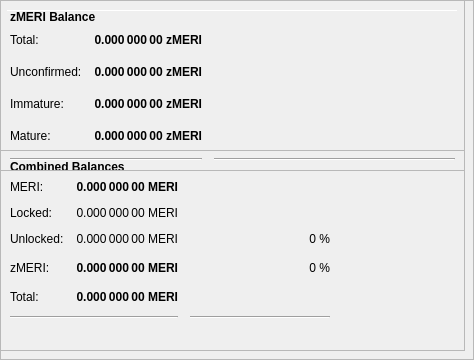
        <widget class="QFrame" name="frameObfuscation">
         <property name="minimumSize">
          <size>
           <width>0</width>
           <height>350</height>
          </size>
         </property>
         <property name="layoutDirection">
          <enum>Qt::LeftToRight</enum>
         </property>
         <property name="frameShape">
          <enum>QFrame::StyledPanel</enum>
         </property>
         <property name="frameShadow">
          <enum>QFrame::Raised</enum>
         </property>
         <widget class="QPushButton" name="runAutoDenom">
          <property name="geometry">
           <rect>
            <x>251</x>
            <y>17</y>
            <width>1</width>
            <height>1</height>
           </rect>
          </property>
          <property name="palette">
           <palette>
            <active>
             <colorrole role="WindowText">
              <brush brushstyle="SolidPattern">
               <color alpha="255">
                <red>0</red>
                <green>0</green>
                <blue>0</blue>
               </color>
              </brush>
             </colorrole>
             <colorrole role="Button">
              <brush brushstyle="SolidPattern">
               <color alpha="255">
                <red>239</red>
                <green>238</green>
                <blue>238</blue>
               </color>
              </brush>
             </colorrole>
             <colorrole role="Light">
              <brush brushstyle="SolidPattern">
               <color alpha="255">
                <red>255</red>
                <green>255</green>
                <blue>255</blue>
               </color>
              </brush>
             </colorrole>
             <colorrole role="Midlight">
              <brush brushstyle="SolidPattern">
               <color alpha="255">
                <red>247</red>
                <green>246</green>
                <blue>246</blue>
               </color>
              </brush>
             </colorrole>
             <colorrole role="Dark">
              <brush brushstyle="SolidPattern">
               <color alpha="255">
                <red>119</red>
                <green>119</green>
                <blue>119</blue>
               </color>
              </brush>
             </colorrole>
             <colorrole role="Mid">
              <brush brushstyle="SolidPattern">
               <color alpha="255">
                <red>159</red>
                <green>159</green>
                <blue>159</blue>
               </color>
              </brush>
             </colorrole>
             <colorrole role="Text">
              <brush brushstyle="SolidPattern">
               <color alpha="255">
                <red>0</red>
                <green>0</green>
                <blue>0</blue>
               </color>
              </brush>
             </colorrole>
             <colorrole role="BrightText">
              <brush brushstyle="SolidPattern">
               <color alpha="255">
                <red>255</red>
                <green>255</green>
                <blue>255</blue>
               </color>
              </brush>
             </colorrole>
             <colorrole role="ButtonText">
              <brush brushstyle="SolidPattern">
               <color alpha="255">
                <red>0</red>
                <green>0</green>
                <blue>0</blue>
               </color>
              </brush>
             </colorrole>
             <colorrole role="Base">
              <brush brushstyle="SolidPattern">
               <color alpha="255">
                <red>255</red>
                <green>255</green>
                <blue>255</blue>
               </color>
              </brush>
             </colorrole>
             <colorrole role="Window">
              <brush brushstyle="SolidPattern">
               <color alpha="255">
                <red>239</red>
                <green>238</green>
                <blue>238</blue>
               </color>
              </brush>
             </colorrole>
             <colorrole role="Shadow">
              <brush brushstyle="SolidPattern">
               <color alpha="255">
                <red>0</red>
                <green>0</green>
                <blue>0</blue>
               </color>
              </brush>
             </colorrole>
             <colorrole role="AlternateBase">
              <brush brushstyle="SolidPattern">
               <color alpha="255">
                <red>247</red>
                <green>246</green>
                <blue>246</blue>
               </color>
              </brush>
             </colorrole>
             <colorrole role="ToolTipBase">
              <brush brushstyle="SolidPattern">
               <color alpha="255">
                <red>255</red>
                <green>255</green>
                <blue>220</blue>
               </color>
              </brush>
             </colorrole>
             <colorrole role="ToolTipText">
              <brush brushstyle="SolidPattern">
               <color alpha="255">
                <red>0</red>
                <green>0</green>
                <blue>0</blue>
               </color>
              </brush>
             </colorrole>
            </active>
            <inactive>
             <colorrole role="WindowText">
              <brush brushstyle="SolidPattern">
               <color alpha="255">
                <red>0</red>
                <green>0</green>
                <blue>0</blue>
               </color>
              </brush>
             </colorrole>
             <colorrole role="Button">
              <brush brushstyle="SolidPattern">
               <color alpha="255">
                <red>239</red>
                <green>238</green>
                <blue>238</blue>
               </color>
              </brush>
             </colorrole>
             <colorrole role="Light">
              <brush brushstyle="SolidPattern">
               <color alpha="255">
                <red>255</red>
                <green>255</green>
                <blue>255</blue>
               </color>
              </brush>
             </colorrole>
             <colorrole role="Midlight">
              <brush brushstyle="SolidPattern">
               <color alpha="255">
                <red>247</red>
                <green>246</green>
                <blue>246</blue>
               </color>
              </brush>
             </colorrole>
             <colorrole role="Dark">
              <brush brushstyle="SolidPattern">
               <color alpha="255">
                <red>119</red>
                <green>119</green>
                <blue>119</blue>
               </color>
              </brush>
             </colorrole>
             <colorrole role="Mid">
              <brush brushstyle="SolidPattern">
               <color alpha="255">
                <red>159</red>
                <green>159</green>
                <blue>159</blue>
               </color>
              </brush>
             </colorrole>
             <colorrole role="Text">
              <brush brushstyle="SolidPattern">
               <color alpha="255">
                <red>0</red>
                <green>0</green>
                <blue>0</blue>
               </color>
              </brush>
             </colorrole>
             <colorrole role="BrightText">
              <brush brushstyle="SolidPattern">
               <color alpha="255">
                <red>255</red>
                <green>255</green>
                <blue>255</blue>
               </color>
              </brush>
             </colorrole>
             <colorrole role="ButtonText">
              <brush brushstyle="SolidPattern">
               <color alpha="255">
                <red>0</red>
                <green>0</green>
                <blue>0</blue>
               </color>
              </brush>
             </colorrole>
             <colorrole role="Base">
              <brush brushstyle="SolidPattern">
               <color alpha="255">
                <red>255</red>
                <green>255</green>
                <blue>255</blue>
               </color>
              </brush>
             </colorrole>
             <colorrole role="Window">
              <brush brushstyle="SolidPattern">
               <color alpha="255">
                <red>239</red>
                <green>238</green>
                <blue>238</blue>
               </color>
              </brush>
             </colorrole>
             <colorrole role="Shadow">
              <brush brushstyle="SolidPattern">
               <color alpha="255">
                <red>0</red>
                <green>0</green>
                <blue>0</blue>
               </color>
              </brush>
             </colorrole>
             <colorrole role="AlternateBase">
              <brush brushstyle="SolidPattern">
               <color alpha="255">
                <red>247</red>
                <green>246</green>
                <blue>246</blue>
               </color>
              </brush>
             </colorrole>
             <colorrole role="ToolTipBase">
              <brush brushstyle="SolidPattern">
               <color alpha="255">
                <red>255</red>
                <green>255</green>
                <blue>220</blue>
               </color>
              </brush>
             </colorrole>
             <colorrole role="ToolTipText">
              <brush brushstyle="SolidPattern">
               <color alpha="255">
                <red>0</red>
                <green>0</green>
                <blue>0</blue>
               </color>
              </brush>
             </colorrole>
            </inactive>
            <disabled>
             <colorrole role="WindowText">
              <brush brushstyle="SolidPattern">
               <color alpha="255">
                <red>119</red>
                <green>119</green>
                <blue>119</blue>
               </color>
              </brush>
             </colorrole>
             <colorrole role="Button">
              <brush brushstyle="SolidPattern">
               <color alpha="255">
                <red>239</red>
                <green>238</green>
                <blue>238</blue>
               </color>
              </brush>
             </colorrole>
             <colorrole role="Light">
              <brush brushstyle="SolidPattern">
               <color alpha="255">
                <red>255</red>
                <green>255</green>
                <blue>255</blue>
               </color>
              </brush>
             </colorrole>
             <colorrole role="Midlight">
              <brush brushstyle="SolidPattern">
               <color alpha="255">
                <red>247</red>
                <green>246</green>
                <blue>246</blue>
               </color>
              </brush>
             </colorrole>
             <colorrole role="Dark">
              <brush brushstyle="SolidPattern">
               <color alpha="255">
                <red>119</red>
                <green>119</green>
                <blue>119</blue>
               </color>
              </brush>
             </colorrole>
             <colorrole role="Mid">
              <brush brushstyle="SolidPattern">
               <color alpha="255">
                <red>159</red>
                <green>159</green>
                <blue>159</blue>
               </color>
              </brush>
             </colorrole>
             <colorrole role="Text">
              <brush brushstyle="SolidPattern">
               <color alpha="255">
                <red>119</red>
                <green>119</green>
                <blue>119</blue>
               </color>
              </brush>
             </colorrole>
             <colorrole role="BrightText">
              <brush brushstyle="SolidPattern">
               <color alpha="255">
                <red>255</red>
                <green>255</green>
                <blue>255</blue>
               </color>
              </brush>
             </colorrole>
             <colorrole role="ButtonText">
              <brush brushstyle="SolidPattern">
               <color alpha="255">
                <red>119</red>
                <green>119</green>
                <blue>119</blue>
               </color>
              </brush>
             </colorrole>
             <colorrole role="Base">
              <brush brushstyle="SolidPattern">
               <color alpha="255">
                <red>239</red>
                <green>238</green>
                <blue>238</blue>
               </color>
              </brush>
             </colorrole>
             <colorrole role="Window">
              <brush brushstyle="SolidPattern">
               <color alpha="255">
                <red>239</red>
                <green>238</green>
                <blue>238</blue>
               </color>
              </brush>
             </colorrole>
             <colorrole role="Shadow">
              <brush brushstyle="SolidPattern">
               <color alpha="255">
                <red>0</red>
                <green>0</green>
                <blue>0</blue>
               </color>
              </brush>
             </colorrole>
             <colorrole role="AlternateBase">
              <brush brushstyle="SolidPattern">
               <color alpha="255">
                <red>239</red>
                <green>238</green>
                <blue>238</blue>
               </color>
              </brush>
             </colorrole>
             <colorrole role="ToolTipBase">
              <brush brushstyle="SolidPattern">
               <color alpha="255">
                <red>255</red>
                <green>255</green>
                <blue>220</blue>
               </color>
              </brush>
             </colorrole>
             <colorrole role="ToolTipText">
              <brush brushstyle="SolidPattern">
               <color alpha="255">
                <red>0</red>
                <green>0</green>
                <blue>0</blue>
               </color>
              </brush>
             </colorrole>
            </disabled>
           </palette>
          </property>
          <property name="focusPolicy">
           <enum>Qt::NoFocus</enum>
          </property>
          <property name="autoFillBackground">
           <bool>true</bool>
          </property>
          <property name="text">
           <string/>
          </property>
          <property name="flat">
           <bool>true</bool>
          </property>
         </widget>
         <widget class="Line" name="line">
          <property name="geometry">
           <rect>
            <x>7</x>
            <y>10</y>
            <width>451</width>
            <height>1</height>
           </rect>
          </property>
          <property name="orientation">
           <enum>Qt::Horizontal</enum>
          </property>
         </widget>
         <widget class="QFrame" name="frame_3">
          <property name="geometry">
           <rect>
            <x>0</x>
            <y>150</y>
            <width>465</width>
            <height>201</height>
           </rect>
          </property>
          <property name="frameShape">
           <enum>QFrame::StyledPanel</enum>
          </property>
          <property name="frameShadow">
           <enum>QFrame::Raised</enum>
          </property>
          <layout class="QVBoxLayout" name="verticalLayout_5">
           <item>
            <layout class="QHBoxLayout" name="horizontalLayout_5" stretch="0">
             <item>
              <widget class="QLabel" name="label_5z">
               <property name="maximumSize">
                <size>
                 <width>16777215</width>
                 <height>20</height>
                </size>
               </property>
               <property name="font">
                <font>
                 <weight>75</weight>
                 <bold>true</bold>
                </font>
               </property>
               <property name="toolTip">
                <string>Combined Balances (including unconfirmed and immature coins)</string>
               </property>
               <property name="text">
                <string>&lt;html&gt;&lt;head/&gt;&lt;body&gt;&lt;p&gt;Combined Balances&lt;/p&gt;&lt;/body&gt;&lt;/html&gt;</string>
               </property>
              </widget>
             </item>
            </layout>
           </item>
           <item>
            <layout class="QGridLayout" name="gridLayout_3">
             <property name="spacing">
              <number>12</number>
             </property>
             <item row="7" column="0" colspan="2">
              <widget class="Line" name="lineSpendableBalance_3">
               <property name="orientation">
                <enum>Qt::Horizontal</enum>
               </property>
              </widget>
             </item>
             <item row="7" column="2">
              <widget class="Line" name="lineWatchBalance_3">
               <property name="sizePolicy">
                <sizepolicy hsizetype="Preferred" vsizetype="Fixed">
                 <horstretch>0</horstretch>
                 <verstretch>0</verstretch>
                </sizepolicy>
               </property>
               <property name="minimumSize">
                <size>
                 <width>140</width>
                 <height>0</height>
                </size>
               </property>
               <property name="orientation">
                <enum>Qt::Horizontal</enum>
               </property>
              </widget>
             </item>
             <item row="4" column="1">
              <widget class="QLabel" name="labelzBalancez">
               <property name="font">
                <font>
                 <weight>75</weight>
                 <bold>true</bold>
                </font>
               </property>
               <property name="cursor">
                <cursorShape>IBeamCursor</cursorShape>
               </property>
               <property name="toolTip">
                <string>Total of transactions that have yet to be confirmed, and do not yet count toward the spendable balance</string>
               </property>
               <property name="text">
                <string notr="true">0.000 000 00 MERI</string>
               </property>
               <property name="alignment">
                <set>Qt::AlignRight|Qt::AlignTrailing|Qt::AlignVCenter</set>
               </property>
               <property name="textInteractionFlags">
                <set>Qt::LinksAccessibleByMouse|Qt::TextSelectableByKeyboard|Qt::TextSelectableByMouse</set>
               </property>
              </widget>
             </item>
             <item row="6" column="1">
              <widget class="QLabel" name="labelTotalz">
               <property name="font">
                <font>
                 <weight>75</weight>
                 <bold>true</bold>
                </font>
               </property>
               <property name="cursor">
                <cursorShape>IBeamCursor</cursorShape>
               </property>
               <property name="toolTip">
                <string>Total Balance, including unconfirmed and immature coins.</string>
               </property>
               <property name="text">
                <string notr="true">0.000 000 00 MERI</string>
               </property>
               <property name="alignment">
                <set>Qt::AlignRight|Qt::AlignTrailing|Qt::AlignVCenter</set>
               </property>
               <property name="textInteractionFlags">
                <set>Qt::LinksAccessibleByMouse|Qt::TextSelectableByKeyboard|Qt::TextSelectableByMouse</set>
               </property>
              </widget>
             </item>
             <item row="4" column="3">
              <spacer name="horizontalSpacer_6">
               <property name="orientation">
                <enum>Qt::Horizontal</enum>
               </property>
               <property name="sizeHint" stdset="0">
                <size>
                 <width>40</width>
                 <height>20</height>
                </size>
               </property>
              </spacer>
             </item>
             <item row="6" column="0">
              <widget class="QLabel" name="labelTotalTextz">
               <property name="text">
                <string>Total:</string>
               </property>
              </widget>
             </item>
             <item row="1" column="0">
              <widget class="QLabel" name="labelBalanceTextz">
               <property name="text">
                <string>MERI:</string>
               </property>
              </widget>
             </item>
             <item row="1" column="1">
              <widget class="QLabel" name="labelBalancez">
               <property name="font">
                <font>
                 <weight>75</weight>
                 <bold>true</bold>
                </font>
               </property>
               <property name="cursor">
                <cursorShape>IBeamCursor</cursorShape>
               </property>
               <property name="toolTip">
                <string>Your current spendable balance</string>
               </property>
               <property name="text">
                <string notr="true">0.000 000 00 MERI</string>
               </property>
               <property name="alignment">
                <set>Qt::AlignRight|Qt::AlignTrailing|Qt::AlignVCenter</set>
               </property>
               <property name="textInteractionFlags">
                <set>Qt::LinksAccessibleByMouse|Qt::TextSelectableByKeyboard|Qt::TextSelectableByMouse</set>
               </property>
              </widget>
             </item>
             <item row="4" column="0">
              <widget class="QLabel" name="labelzBalanceTextz">
               <property name="toolTip">
                <string/>
               </property>
               <property name="text">
                <string>zMERI:</string>
               </property>
              </widget>
             </item>
             <item row="4" column="2">
              <widget class="QLabel" name="labelzMERIPercent">
               <property name="toolTip">
                <string>Current percentage of zMERI.
If AutoMint is enabled this percentage will settle around the configured AutoMint percentage (default = 10%)</string>
               </property>
               <property name="text">
                <string>0 %</string>
               </property>
               <property name="alignment">
                <set>Qt::AlignRight|Qt::AlignTrailing|Qt::AlignVCenter</set>
               </property>
              </widget>
             </item>
             <item row="6" column="2">
              <widget class="QLabel" name="label100Percent">
               <property name="text">
                <string/>
               </property>
               <property name="alignment">
                <set>Qt::AlignRight|Qt::AlignTrailing|Qt::AlignVCenter</set>
               </property>
              </widget>
             </item>
             <item row="2" column="1">
              <widget class="QLabel" name="labelLockedBalance">
               <property name="toolTip">
                <string>Locked MERI or Masternode collaterals. These are excluded from zMERI minting.</string>
               </property>
               <property name="text">
                <string>0.000 000 00 MERI</string>
               </property>
               <property name="alignment">
                <set>Qt::AlignRight|Qt::AlignTrailing|Qt::AlignVCenter</set>
               </property>
              </widget>
             </item>
             <item row="2" column="0">
              <widget class="QLabel" name="labelLockedBalanceText">
               <property name="toolTip">
                <string>Locked MERI or Masternode collaterals. These are excluded from zMERI minting.</string>
               </property>
               <property name="text">
                <string>Locked:</string>
               </property>
              </widget>
             </item>
             <item row="3" column="0">
              <widget class="QLabel" name="labelUnLockedBalanceText">
               <property name="toolTip">
                <string>Unlocked MERIs. These can be used for zMERI minting.</string>
               </property>
               <property name="text">
                <string>Unlocked:</string>
               </property>
              </widget>
             </item>
             <item row="3" column="1">
              <widget class="QLabel" name="labelUnLockedBalance">
               <property name="toolTip">
                <string>Unlocked MERIs. These can be used for zMERI minting.</string>
               </property>
               <property name="text">
                <string>0.000 000 00 MERI</string>
               </property>
               <property name="alignment">
                <set>Qt::AlignRight|Qt::AlignTrailing|Qt::AlignVCenter</set>
               </property>
              </widget>
             </item>
             <item row="3" column="2">
              <widget class="QLabel" name="labelMERIPercent">
               <property name="text">
                <string>0 %</string>
               </property>
               <property name="alignment">
                <set>Qt::AlignRight|Qt::AlignTrailing|Qt::AlignVCenter</set>
               </property>
              </widget>
             </item>
            </layout>
           </item>
           <item>
            <spacer name="verticalSpacer">
             <property name="orientation">
              <enum>Qt::Vertical</enum>
             </property>
             <property name="sizeHint" stdset="0">
              <size>
               <width>20</width>
               <height>40</height>
              </size>
             </property>
            </spacer>
           </item>
          </layout>
         </widget>
         <widget class="QFrame" name="frame_4">
          <property name="geometry">
           <rect>
            <x>0</x>
            <y>0</y>
            <width>465</width>
            <height>171</height>
           </rect>
          </property>
          <property name="frameShape">
           <enum>QFrame::StyledPanel</enum>
          </property>
          <property name="frameShadow">
           <enum>QFrame::Raised</enum>
          </property>
          <layout class="QVBoxLayout" name="verticalLayout_7">
           <item>
            <layout class="QHBoxLayout" name="horizontalLayout_8" stretch="0">
             <item>
              <widget class="QLabel" name="label_5z_3">
               <property name="maximumSize">
                <size>
                 <width>16777215</width>
                 <height>20</height>
                </size>
               </property>
               <property name="font">
                <font>
                 <weight>75</weight>
                 <bold>true</bold>
                </font>
               </property>
               <property name="text">
                <string>zMERI Balance</string>
               </property>
              </widget>
             </item>
            </layout>
           </item>
           <item>
            <layout class="QGridLayout" name="gridLayout_5">
             <property name="spacing">
              <number>12</number>
             </property>
             <item row="4" column="0">
              <widget class="QLabel" name="labelzBalanceMatureText">
               <property name="toolTip">
                <string>Mature: more than 20 confirmation and more than 1 mints of the same denomination after it was minted.
These zMERI are spendable.</string>
               </property>
               <property name="text">
                <string>Mature:</string>
               </property>
              </widget>
             </item>
             <item row="5" column="0" colspan="2">
              <widget class="Line" name="lineSpendableBalance_5">
               <property name="orientation">
                <enum>Qt::Horizontal</enum>
               </property>
              </widget>
             </item>
             <item row="1" column="1">
              <widget class="QLabel" name="labelzBalance">
               <property name="font">
                <font>
                 <weight>75</weight>
                 <bold>true</bold>
                </font>
               </property>
               <property name="cursor">
                <cursorShape>IBeamCursor</cursorShape>
               </property>
               <property name="toolTip">
                <string>All available zMERI, unconfirmed and immature zMERI included.</string>
               </property>
               <property name="text">
                <string notr="true">0.000 000 00 zMERI</string>
               </property>
               <property name="alignment">
                <set>Qt::AlignRight|Qt::AlignTrailing|Qt::AlignVCenter</set>
               </property>
               <property name="textInteractionFlags">
                <set>Qt::LinksAccessibleByMouse|Qt::TextSelectableByKeyboard|Qt::TextSelectableByMouse</set>
               </property>
              </widget>
             </item>
             <item row="5" column="2">
              <widget class="Line" name="lineWatchBalance_5">
               <property name="sizePolicy">
                <sizepolicy hsizetype="Preferred" vsizetype="Fixed">
                 <horstretch>0</horstretch>
                 <verstretch>0</verstretch>
                </sizepolicy>
               </property>
               <property name="minimumSize">
                <size>
                 <width>140</width>
                 <height>0</height>
                </size>
               </property>
               <property name="orientation">
                <enum>Qt::Horizontal</enum>
               </property>
              </widget>
             </item>
             <item row="1" column="0">
              <widget class="QLabel" name="labelzBalanceText">
               <property name="toolTip">
                <string>All available zMERI, unconfirmed and immature zMERI included.</string>
               </property>
               <property name="text">
                <string>Total:</string>
               </property>
              </widget>
             </item>
             <item row="1" column="2">
              <spacer name="horizontalSpacer_8">
               <property name="orientation">
                <enum>Qt::Horizontal</enum>
               </property>
               <property name="sizeHint" stdset="0">
                <size>
                 <width>40</width>
                 <height>20</height>
                </size>
               </property>
              </spacer>
             </item>
             <item row="4" column="2">
              <spacer name="horizontalSpacer_4">
               <property name="orientation">
                <enum>Qt::Horizontal</enum>
               </property>
               <property name="sizeHint" stdset="0">
                <size>
                 <width>40</width>
                 <height>20</height>
                </size>
               </property>
              </spacer>
             </item>
             <item row="4" column="1">
              <widget class="QLabel" name="labelzBalanceMature">
               <property name="font">
                <font>
                 <weight>75</weight>
                 <bold>true</bold>
                </font>
               </property>
               <property name="toolTip">
                <string>Mature: more than 20 confirmation and more than 1 mints of the same denomination after it was minted.
These zMERI are spendable.</string>
               </property>
               <property name="text">
                <string>0.000 000 00 zMERI</string>
               </property>
               <property name="alignment">
                <set>Qt::AlignRight|Qt::AlignTrailing|Qt::AlignVCenter</set>
               </property>
              </widget>
             </item>
             <item row="2" column="0">
              <widget class="QLabel" name="labelzBalanceUnconfirmedText">
               <property name="toolTip">
                <string>Unconfirmed: less than 20 confirmations
Immature: confirmed, but less than 1 mints of the same denomination after it was minted</string>
               </property>
               <property name="text">
                <string>Unconfirmed:</string>
               </property>
              </widget>
             </item>
             <item row="2" column="1">
              <widget class="QLabel" name="labelzBalanceUnconfirmed">
               <property name="font">
                <font>
                 <weight>75</weight>
                 <bold>true</bold>
                </font>
               </property>
               <property name="toolTip">
                <string>Unconfirmed: less than 20 confirmations
Immature: confirmed, but less than 1 mints of the same denomination after it was minted</string>
               </property>
               <property name="text">
                <string>0.000 000 00 zMERI</string>
               </property>
               <property name="alignment">
                <set>Qt::AlignRight|Qt::AlignTrailing|Qt::AlignVCenter</set>
               </property>
              </widget>
             </item>
             <item row="2" column="2">
              <spacer name="horizontalSpacer_5">
               <property name="orientation">
                <enum>Qt::Horizontal</enum>
               </property>
               <property name="sizeHint" stdset="0">
                <size>
                 <width>40</width>
                 <height>20</height>
                </size>
               </property>
              </spacer>
             </item>
             <item row="3" column="0">
              <widget class="QLabel" name="labelzBalanceImmatureText">
               <property name="toolTip">
                <string>Unconfirmed: less than 20 confirmations
Immature: confirmed, but less than 1 mints of the same denomination after it was minted</string>
               </property>
               <property name="text">
                <string>Immature:</string>
               </property>
              </widget>
             </item>
             <item row="3" column="1">
              <widget class="QLabel" name="labelzBalanceImmature">
               <property name="font">
                <font>
                 <weight>75</weight>
                 <bold>true</bold>
                </font>
               </property>
               <property name="toolTip">
                <string>Unconfirmed: less than 20 confirmations
Immature: confirmed, but less than 1 mints of the same denomination after it was minted</string>
               </property>
               <property name="text">
                <string>0.000 000 00 zMERI</string>
               </property>
               <property name="alignment">
                <set>Qt::AlignRight|Qt::AlignTrailing|Qt::AlignVCenter</set>
               </property>
              </widget>
             </item>
             <item row="3" column="2">
              <spacer name="horizontalSpacer_7">
               <property name="orientation">
                <enum>Qt::Horizontal</enum>
               </property>
               <property name="sizeHint" stdset="0">
                <size>
                 <width>40</width>
                 <height>20</height>
                </size>
               </property>
              </spacer>
             </item>
            </layout>
           </item>
          </layout>
         </widget>
        </widget>
